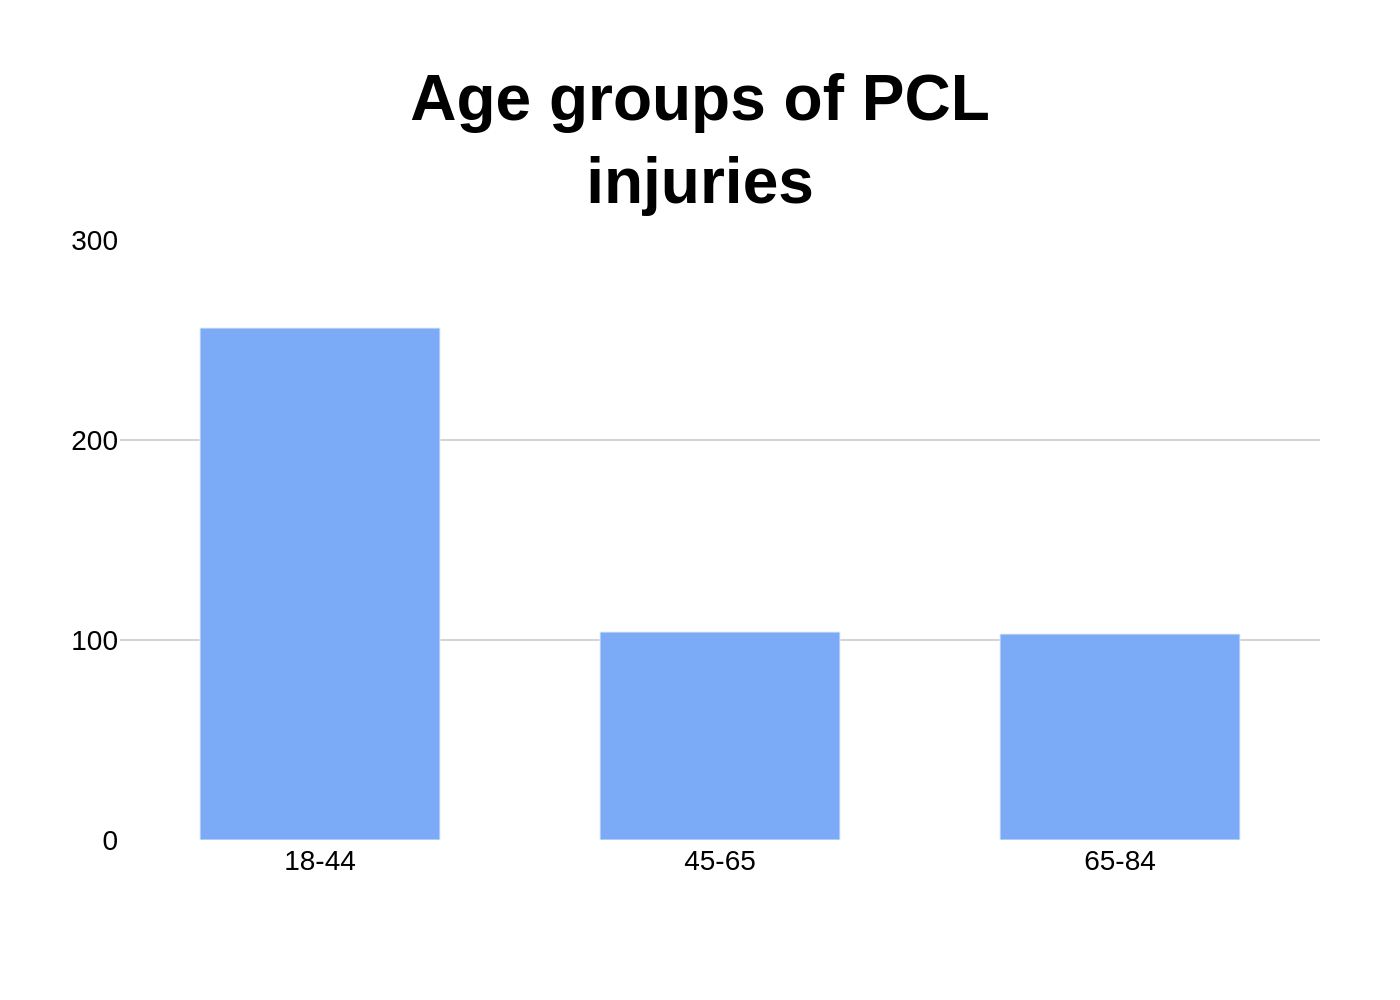

The Python source for this figure:
import sys
import json
import plotly.graph_objects as go
import os

def create_chart(json_path):
    """
    Creates a chart from a JSON file and saves it as a PNG image.
    """
    try:
        with open(json_path, 'r', encoding='utf-8') as f:
            chart_config = json.load(f)
    except FileNotFoundError:
        print(f"Error: JSON file not found at '{json_path}'")
        sys.exit(1)
    except json.JSONDecodeError:
        print(f"Error: Could not decode JSON from '{json_path}'")
        sys.exit(1)

    chart_data = chart_config.get('chart_data', [])
    texts = chart_config.get('texts', {})
    colors = chart_config.get('colors', [])

    fig = go.Figure()

    if not chart_data:
        print("Warning: 'chart_data' is empty. The chart will be empty.")
    else:
        categories = [item['category'] for item in chart_data]
        # Assuming a single series bar chart based on the image
        series_values = [item['values'][0] for item in chart_data]

        fig.add_trace(go.Bar(
            x=categories,
            y=series_values,
            marker_color=colors[0] if colors else None,
            width=0.6 # Adjust bar width for visual similarity
        ))

    # Construct title
    title_text = texts.get('title', '')
    if texts.get('subtitle'):
        title_text += f"<br><sub>{texts.get('subtitle')}</sub>"

    # Construct source and note
    source_text = ""
    if texts.get('source'):
        source_text += f"Source: {texts.get('source')}"
    if texts.get('note'):
        if source_text:
            source_text += "<br>"
        source_text += f"Note: {texts.get('note')}"

    fig.update_layout(
        title=dict(
            text=title_text,
            x=0.5,
            xanchor='center',
            font=dict(size=32, weight='bold')
        ),
        xaxis=dict(
            title_text=texts.get('x_axis_title'),
            showgrid=False,
            zeroline=False,
            tickfont=dict(size=14)
        ),
        yaxis=dict(
            title_text=texts.get('y_axis_title'),
            showgrid=True,
            gridcolor='lightgrey',
            range=[0, 300],
            tickvals=[0, 100, 200, 300],
            tickfont=dict(size=14)
        ),
        plot_bgcolor='white',
        showlegend=False,
        font=dict(
            family="Arial",
            color="black"
        ),
        margin=dict(t=120, b=80, l=60, r=40)
    )

    if source_text:
        fig.add_annotation(
            text=source_text,
            align='left',
            showarrow=False,
            xref='paper',
            yref='paper',
            x=0,
            y=-0.15, 
            xanchor='left',
            yanchor='top'
        )

    # Determine output filename
    base_filename = os.path.splitext(os.path.basename(json_path))[0]
    output_filename = f"{base_filename}.png"

    # Save the figure
    fig.write_image(output_filename, scale=2)
    print(f"Chart saved to {output_filename}")


if __name__ == "__main__":
    if len(sys.argv) != 2:
        print("Usage: python script.py <path_to_json_file>")
        sys.exit(1)
    
    json_file_path = sys.argv[1]
    create_chart(json_file_path)
